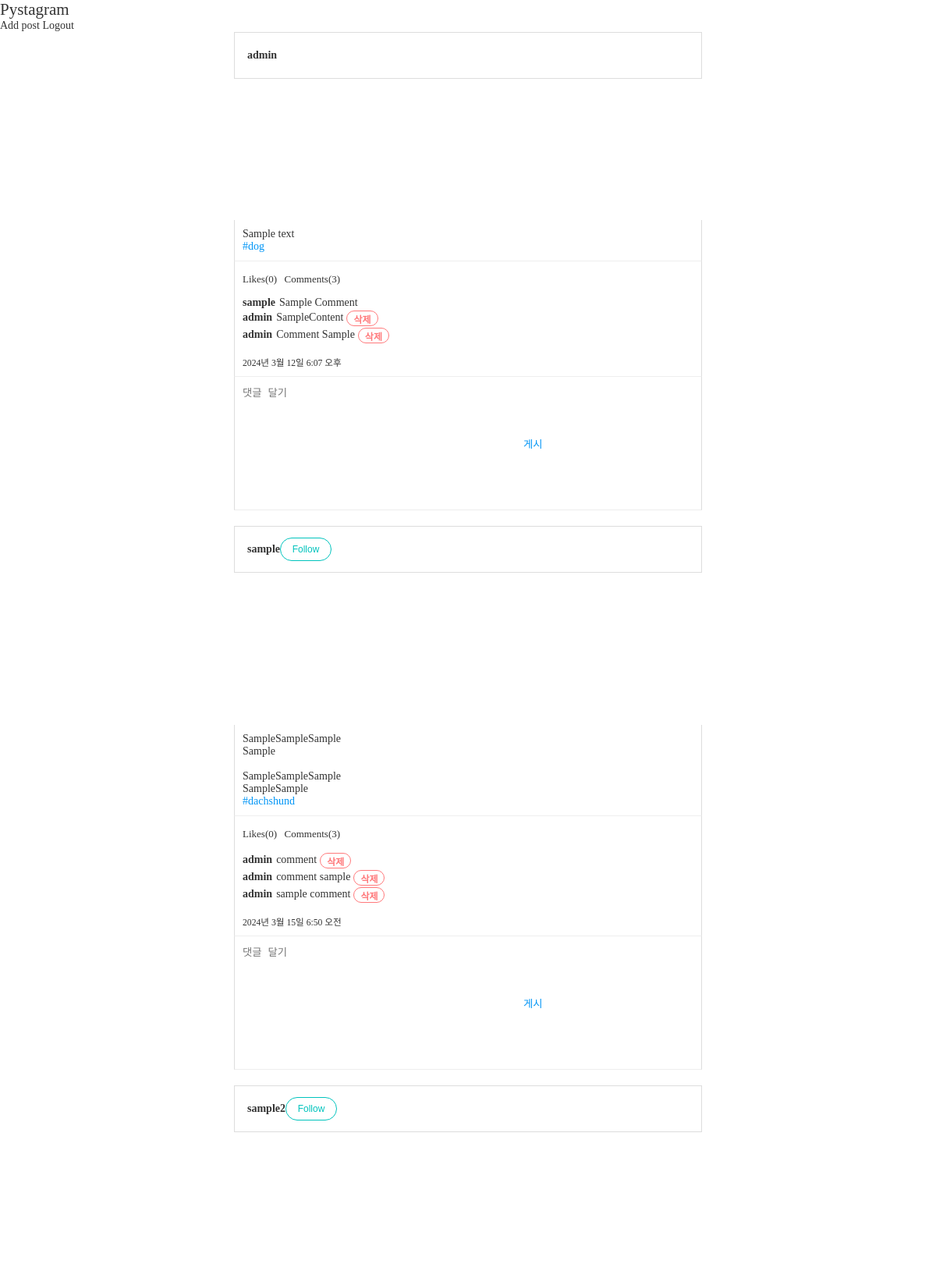
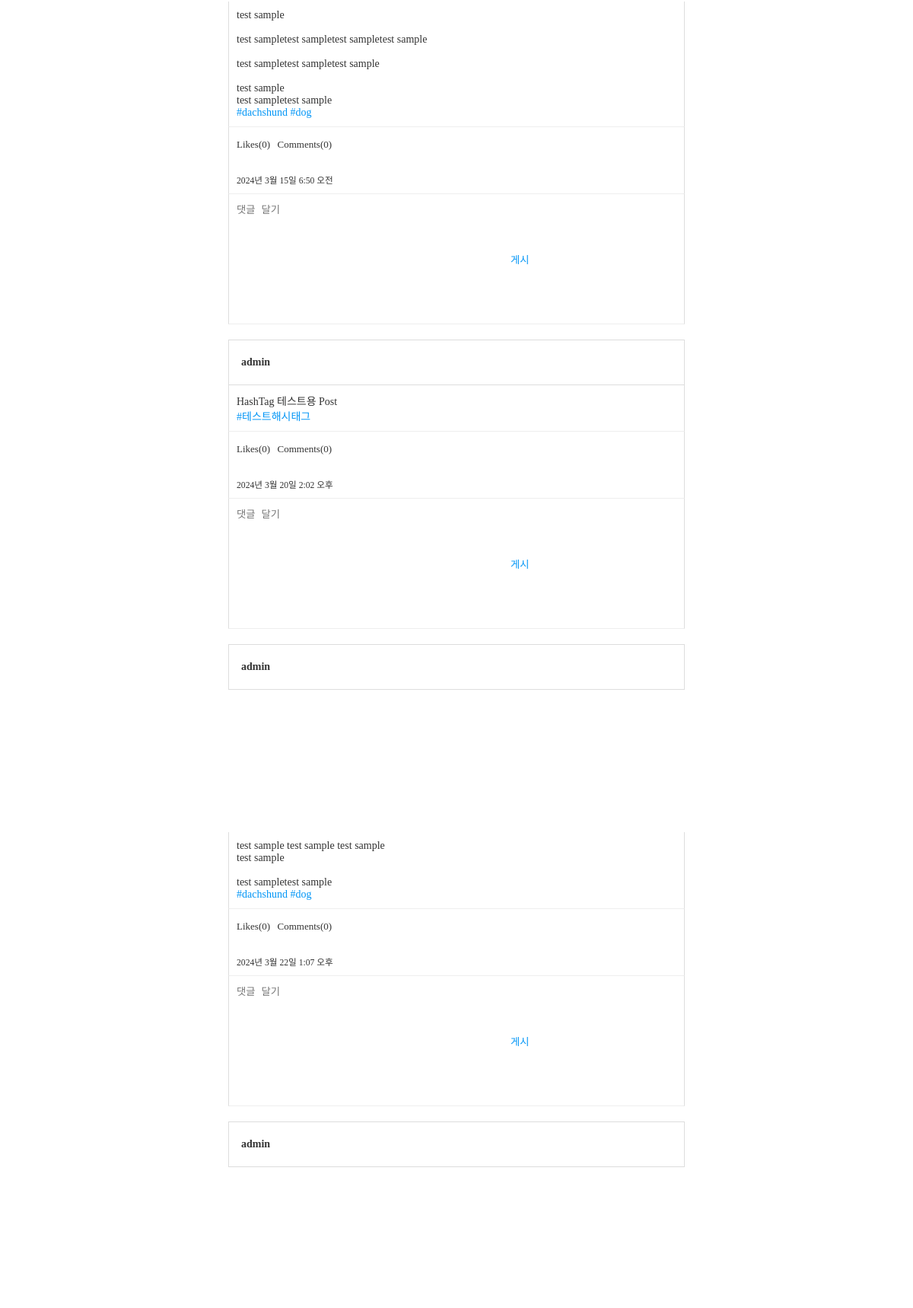
Screenshot of /posts/feeds/ (signed in, upper part) with the database file from the repository (2 pictures, top to bottom).
### posts/models.py (models this page shows, shortened)
class Post(models.Model):
    user = models.ForeignKey(
        "users.User",
        verbose_name="작성자",
        on_delete=models.CASCADE,
    )
    content = models.TextField("내용")
    created = models.DateTimeField("생성일시", auto_now_add=True)
    tags = models.ManyToManyField("posts.HashTag", verbose_name='해시태그 목록', blank=True)

class HashTag(models.Model):
    name = models.CharField("태그명", max_length=50)

class Comment(models.Model):
    user = models.ForeignKey(
        "users.User",
        verbose_name="작성자",
        on_delete=models.CASCADE,
    )
    post = models.ForeignKey(Post, verbose_name="포스트", on_delete=models.CASCADE)
    content = models.TextField("내용")
    created = models.DateTimeField("생성일시", auto_now_add=True)

### users/models.py (models this page shows, shortened)
class User(AbstractUser):
    profile_image = models.ImageField(
        "프로필 이미지", upload_to="users/profile", blank=True)
    short_description = models.TextField("소개글", blank=True)
    like_posts = models.ManyToManyField(
        "posts.Post",
        verbose_name="좋아요 누른 Post 목록",
        related_name="like_users",
        blank=True,
    )
    following = models.ManyToManyField(
        "self",
        verbose_name="팔로우 중인 사용자들",
        related_name="followers",
        symmetrical=False,
        through="users.Relationship",
    )

### posts/views.py (the view)
# urls.py: path("feeds/", feeds, name="feeds"),
def feeds(request):
    if not request.user.is_authenticated:
        return redirect("users:login")
    posts = Post.objects.all()
    comment_form = CommentForm()
    context = {
        "posts": posts,
        "comment_form": comment_form,
    }
    return render(request, "posts/feeds.html", context)

### posts/forms.py
class CommentForm(forms.ModelForm):
    class Meta:
        model = Comment
        fields = [
            "post",
            "content",
        ]
        widgets = {
            "content": forms.Textarea(
                attrs={
                    "placeholder": "댓글 달기",
                }
            )
        }

### posts/templatetags/custom_tags.py (called while the page is built)
@register.filter
def concat(value, arg):
    return f"{value}{arg}"

### templates/posts/feeds.html
{% extends 'base_slider.html' %}
{% load custom_tags %}
{% block content %}
    <div id="feeds" class="post-container">
        {% for post in posts %}
            {% url 'posts:feeds' as action_ready_to %}
            {% include 'posts/post.html' with action_redirect_url=action_redirect_to|concat:'#post-'|concat:post.id %}
        {% endfor %}
    </div>
{% endblock %}

### templates/posts/post.html (shortened to what this page needs)
 <article id="post-{{ post.id }}" class="post">
    <header class="post-header">
        <a href="{% url 'users:profile' user_id=post.user.id %}">
            <span>{{ post.user.username }}</span>
        </a>
        {% if user != post.user %}
            <form action="{%url 'users:follow' user_id=user.id %}?next={{ action_redirect_url }}" method="POST">
                <button type="submit" class="btn btn-primary">
                    {% if post.user in user.following.all %}
                        Unfollow
                    {% else %}
                        Follow
                    {% endif %}
                </button>
            </form>
        {% endif %}
    </header>
    <div class="post-content">
        {{ post.content|linebreaksbr }}
        <div class="post-tags">
            {% for tag in post.tags.all %}
                <a href="{% url 'posts:tags' tag_name=tag.name %}">#{{ tag.name }}</a>
            {% endfor %}
        </div>
    </div>
    <div class="post-buttons">
        <form action="{% url 'posts:post_like' post_id=post.id %}?next={{ action_redirect_url }}" method="POST">
            <button
                type="submit"
                >
                    Likes({{ post.like_users.count }})
            </button>
        </form>
        <span>Comments({{ post.comment_set.count }})</span>
    </div>
    <div class="post-comments">
        <ul>
        {% for comment in post.comment_set.all %}
            <li>
                <span>{{ comment.user.username }}</span>
                <span>{{ comment.content }}</span>
                {% if user == comment.user %}
                    <form method="POST" action="{% url 'posts:comment_delete' comment_id=comment.id %}">
                        <button type="submit">삭제</button>
                    </form>
                {% endif %}
            </li>
        {% endfor %}
        </ul>
    </div>
    <small>{{ post.created }}</small>
    <div class="post-comment-create">
        <form method="POST" action="{% url 'posts:comment_add' %}?next={{ action_redirect_url }}">
            {{ comment_form.content }}
            <button type="submit">게시</button>
        </form>
    </div>
</article>

### static/css/style.css (style rules this page uses)
ul, ol { list-style: none; padding: 0; margin: 0; }
a { text-decoration: none; color: #333; }
html { margin: 0; font-family: "Noto Sans KR", serif; font-weight: 300; font-size: 14px; color: #333; height: 100%; }
body { margin: 0; height: 100%; }
.btn { width: 66px; height: 30px; line-height: 25px; background-color: #fff; border-radius: 15px; transition-duration: 0.3s; transition-timing-function: ease; font-size: 12px; cursor: pointer; text-align: center; }
.btn-primary { border: 1px solid #00c3bd; color: #00c3bd; }
input, textarea { border: none; padding: 10px; }
textarea { resize: none; }
.post-container { display: flex; flex-direction: column; align-items: center; box-sizing: border-box; }
@media (min-width: 700px) { .post-container { padding: 0 2.5vw 5vw; } }
article.post { display: flex; flex-direction: column; border-radius: 2px; padding-top: 80px; margin-top: -80px; margin-bottom: 20px; }
@media (min-width: 700px) { article.post { width: 600px; } }
article.post header.post-header { display: flex; flex-direction: row; align-items: center; height: 60px; box-sizing: border-box; padding: 14px 16px; border: 1px solid #ddd; }
article.post header.post-header span { font-weight: bold; }
article.post .post-content { padding: 10px; box-sizing: border-box; border-left: 1px solid #ddd; border-right: 1px solid #ddd; border-bottom: 1px solid #eee; }
article.post .post-tags a { color: #0095f6; }
article.post .post-buttons { padding: 10px 7px; border-left: 1px solid #ddd; border-right: 1px solid #ddd; }
article.post .post-buttons form { display: inline-block; }
article.post .post-buttons a, article.post .post-buttons button, article.post .post-buttons span { background-color: transparent; font-size: 13px; font-family: "Noto Sans KR", serif; line-height: 1; font-weight: 400; height: 25px; box-sizing: border-box; padding: 3px; margin: 0; color: #333; border: none; transition-duration: 0.25s; }
article.post .post-buttons a, article.post .post-buttons button { cursor: pointer; }
article.post .post-comments { padding: 0 10px 10px; border-left: 1px solid #ddd; border-right: 1px solid #ddd; }
article.post .post-comments ul { margin-bottom: 5px; }
article.post .post-comments ul > li { display: flex; flex-direction: row; align-items: center; }
article.post .post-comments ul > li span:first-child { font-weight: bold; margin-right: 5px; }
article.post .post-comments button { color: #ff797b; background-color: transparent; border: 1px solid #ff797b; border-radius: 10px; font-size: 12px; height: 20px; margin-top: 2px; margin-left: 4px; padding: 0 8px; cursor: pointer; transition-duration: 0.25s; font-weight: bold; }
article.post > small { padding: 0 10px 10px; border-left: 1px solid #ddd; border-right: 1px solid #ddd; border-bottom: 1px solid #eee; }
article.post .post-comment-create { display: flex; flex-direction: row; border-left: 1px solid #ddd; border-right: 1px solid #ddd; border-bottom: 1px solid #eee; }
article.post .post-comment-create form { display: flex; flex-grow: 1; flex-direction: row; }
article.post .post-comment-create button { color: #0095f6; background-color: transparent; border: none; padding: 0 15px; cursor: pointer; transition-duration: 0.25s; }

### rows the page displays
Post: user.username "admin", content "Sample text", like_users.count "0", comment_set.count "3", created "2024년 3월 12일 6:07 오후"
HashTag: name "dog"
Comment: user.username "sample", content "Sample Comment"
Comment: user.username "admin", content "SampleContent", shows "삭제"
Comment: user.username "admin", content "Comment Sample", shows "삭제"
Post: user.username "sample", shows "Follow", content "SampleSampleSample Sample SampleSampleSample SampleSample", like_users.count "0", comment_set.count "3", created "2024년 3월 15일 6:50 오전"
HashTag: name "dachshund"
Comment: user.username "admin", content "comment", shows "삭제"
Comment: user.username "admin", content "comment sample", shows "삭제"
Comment: user.username "admin", content "sample comment", shows "삭제"
Post: user.username "sample2", shows "Follow", content "test sample test sampletest sampletest sampletest sample test sampletest sampletest sample test sample test sampletest sample", like_users.count "0", comment_set.count "0", created "2024년 3월 15일 6:50 오전"
Post: user.username "admin", content "HashTag 테스트용 Post", like_users.count "0", comment_set.count "0", created "2024년 3월 20일 2:02 오후"
HashTag: name "테스트해시태그"
Post: user.username "admin", content "test sample test sample test sample test sample test sampletest sample", like_users.count "0", comment_set.count "0", created "2024년 3월 22일 1:07 오후"
Post: user.username "admin"
